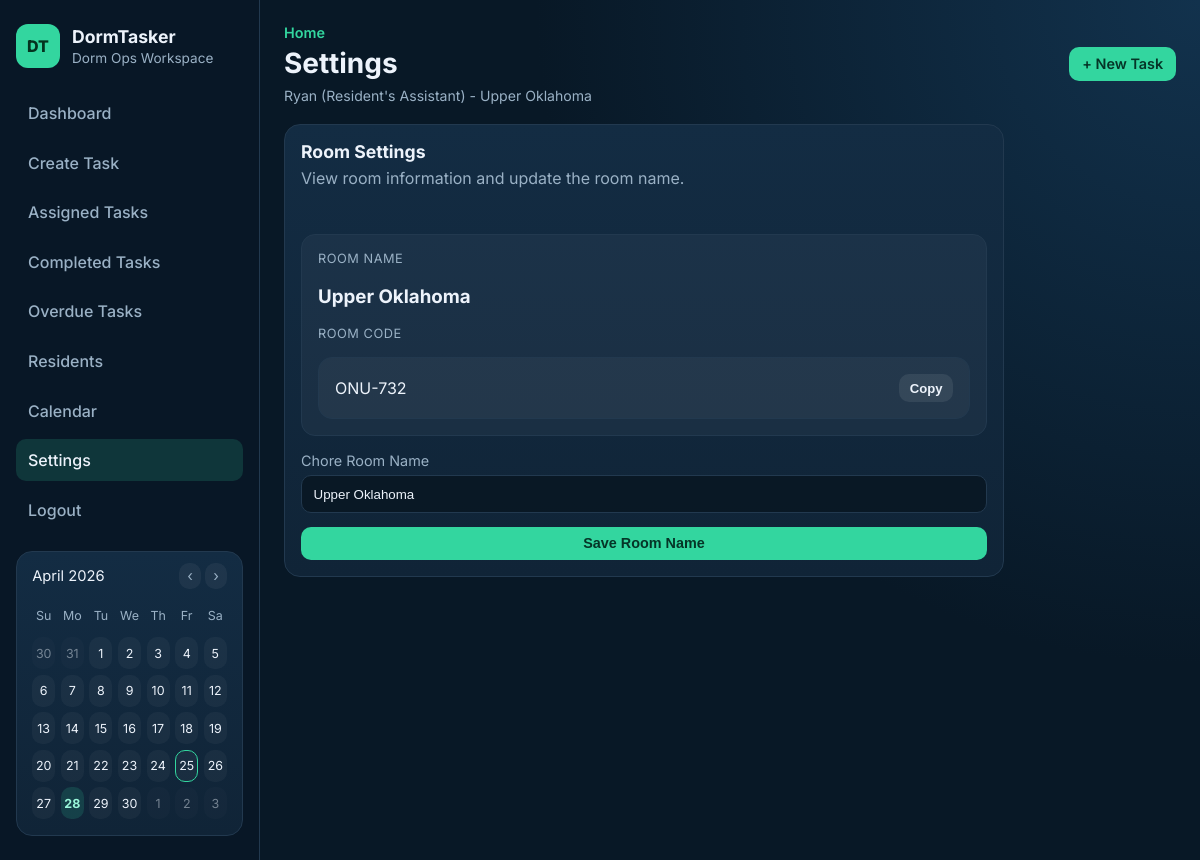
The page /settings (signed in) on the database its author committed.
### tables this page shows
CREATE TABLE users (
            id INTEGER PRIMARY KEY AUTOINCREMENT,
            name TEXT NOT NULL,
            role TEXT NOT NULL CHECK (role IN ('RA', 'Resident'))
        , email TEXT, password_hash TEXT, room_id INTEGER);

CREATE TABLE rooms (
            id INTEGER PRIMARY KEY AUTOINCREMENT,
            room_name TEXT NOT NULL,
            room_code TEXT NOT NULL UNIQUE,
            created_by INTEGER,
            FOREIGN KEY (created_by) REFERENCES users (id)
        );

### app.py (the view, shortened to what this page needs)
@app.route("/settings", methods=["GET", "POST"])
@login_required
def settings():
    room_id = g.current_user["room_id"]
    room = service.get_room(room_id)
    room = service.get_room(room_id)
    return render_template(
        "settings.html",
        page_title="Settings",
        room=room,
        user_role=g.current_user["role"],
    )

### app.py (called while the page is built)
def _format_user_role(role):
    return "Resident's Assistant" if role == "RA" else role

@app.before_request
def load_current_user():
    user_id = session.get("user_id")
    g.current_user = get_user_by_id(user_id) if user_id else None

@app.context_processor
def inject_current_user():
    current_user = g.get("current_user")
    if current_user:
        if current_user["role"] == "RA":
            chore_list = service.get_chores(room_id=current_user["room_id"])
        else:
            chore_list = service.get_resident_chores(current_user["id"], room_id=current_user["room_id"])
        calendar_data = _calendar_context(chore_list)
    else:
        calendar_data = {}
    return {
        "current_user": current_user,
        "current_path": request.path,
        "current_user_role_text": _format_user_role(current_user["role"]) if current_user else None,
        **calendar_data,
    }

### auth.py (called while the page is built)
def login_required(func):
    @wraps(func)
    def wrapper(*args, **kwargs):
        if not session.get("user_id"):
            flash("Please log in to continue.", "error")
            return redirect(url_for("login"))
        return func(*args, **kwargs)
    return wrapper

def get_user_by_id(user_id):
    conn = get_db_connection()
    user = conn.execute(
        """
        SELECT u.id, u.name, u.email, u.role, u.room_id, r.room_name, r.room_code
        FROM users u
        LEFT JOIN rooms r ON u.room_id = r.id
        WHERE u.id = ?
        """,
        (user_id,),
    ).fetchone()
    conn.close()
    return dict(user) if user else None

### database.py (called while the page is built)
def get_db_connection():
    conn = sqlite3.connect(DB_PATH)
    conn.row_factory = sqlite3.Row
    return conn

### models.py (called while the page is built)
    def is_overdue(self):
        if not self.due_date or self.status == "Completed":
            return False
        due = datetime.strptime(self.due_date, "%Y-%m-%d").date()
        return due < date.today()

### services.py (called while the page is built)
    @staticmethod
    def _map_chore(row) -> Chore:
        return Chore(
            id=row["id"],
            title=row["title"],
            description=row["description"] or "",
            due_date=row["due_date"],
            status=row["status"],
        )

    def get_room(self, room_id: int) -> Dict:
        conn = get_db_connection()
        row = conn.execute(
            "SELECT id, room_name, room_code FROM rooms WHERE id = ?",
            (room_id,),
        ).fetchone()
        conn.close()
        if not row:
            raise ValueError(f"Room with id {room_id} was not found.")
        return dict(row)

### templates/settings.html (shortened to what this page needs)
{% extends "base.html" %}
{% block page_title %}Settings{% endblock %}
{% block content %}
    <section class="card-panel settings-grid">
        <div class="panel-head">
            <h3>Room Settings</h3>
            <p>View room information and update the room name.</p>
        </div>
        <div class="room-card">
            <p class="stat-label">Room Name</p>
            <h3>{{ room.room_name }}</h3>
            <p class="stat-label">Room Code</p>
            <div class="code-card">
                <span>{{ room.room_code }}</span>
                {% if user_role == 'RA' %}
                    <button type="button" class="btn btn-soft btn-small" onclick="navigator.clipboard.writeText('{{ room.room_code }}')">Copy</button>
                {% endif %}
            </div>
        </div>
        {% if user_role == 'RA' %}
            <form method="post" class="task-form settings-form">
                <div class="field">
                    <label for="room_name">Chore Room Name</label>
                    <input type="text" id="room_name" name="room_name" value="{{ room.room_name }}" required>
                </div>
                <button class="btn btn-primary" type="submit">Save Room Name</button>
            </form>
        {% endif %}
    </section>
{% endblock %}

### templates/base.html (shortened to what this page needs)
<!DOCTYPE html>
<html lang="en">
<head>
    <link rel="stylesheet" href="{{ url_for('static', filename='style.css') }}">
</head>
<body>
    <div class="app-shell">
        <aside class="sidebar">
            <div class="brand">
                <span class="brand-badge">DT</span>
                <div>
                    <h1>DormTasker</h1>
                    <p>Dorm Ops Workspace</p>
                </div>
            </div>
            <nav class="sidebar-nav">
                {% if current_user %}
                    <a href="{{ url_for('dashboard') }}" class="nav-link{% if current_path == url_for('dashboard') %} active{% endif %}">Dashboard</a>
                    {% if current_user.role == "RA" %}
                        <a href="{{ url_for('create_chore') }}" class="nav-link{% if current_path == url_for('create_chore') %} active{% endif %}">Create Task</a>
                        <a href="{{ url_for('assigned_tasks') }}" class="nav-link{% if current_path == url_for('assigned_tasks') %} active{% endif %}">Assigned Tasks</a>
                        <a href="{{ url_for('completed_tasks') }}" class="nav-link{% if current_path == url_for('completed_tasks') %} active{% endif %}">Completed Tasks</a>
                        <a href="{{ url_for('overdue_tasks') }}" class="nav-link{% if current_path == url_for('overdue_tasks') %} active{% endif %}">Overdue Tasks</a>
                        <a href="{{ url_for('residents') }}" class="nav-link{% if current_path == url_for('residents') %} active{% endif %}">Residents</a>
                        <a href="{{ url_for('calendar_view') }}" class="nav-link{% if current_path == url_for('calendar_view') %} active{% endif %}">Calendar</a>
                        <a href="{{ url_for('settings') }}" class="nav-link{% if current_path == url_for('settings') %} active{% endif %}">Settings</a>
                    {% endif %}
                    <a href="{{ url_for('logout') }}" class="nav-link">Logout</a>
                {% else %}
                    <a href="{{ url_for('login') }}" class="nav-link">Login</a>
                    <a href="{{ url_for('register') }}" class="nav-link">Register</a>
                {% endif %}
            </nav>
            {% if current_user %}
                <section class="sidebar-card sidebar-calendar">
                    <div class="calendar-head">
                        <span>{{ calendar_label }}</span>
                        <div class="calendar-nav">
                            <a href="{{ current_path }}?calendar_month={{ calendar_prev }}">‹</a>
                            <a href="{{ current_path }}?calendar_month={{ calendar_next }}">›</a>
                        </div>
                    </div>
                    <div class="calendar-grid">
                        {% for day in calendar_weekdays %}
                            <span class="calendar-weekday">{{ day }}</span>
                        {% endfor %}
                        {% for cell in calendar_cells %}
                            <span class="calendar-cell{% if cell.month != calendar_month or cell.year != calendar_year %} calendar-muted{% endif %}{% if cell.day in calendar_due_days and cell.month == calendar_month and cell.year == calendar_year %} calendar-has-event{% endif %}{% if cell == calendar_current_date %} calendar-today{% endif %}">{{ cell.day }}</span>
                        {% endfor %}
                    </div>
                </section>
            {% endif %}
        </aside>
        <div class="main-panel">
            <header class="topbar">
                <div>
                    <p class="topbar-eyebrow">Home</p>
                    <h2 class="topbar-title">{% block page_title %}{{ page_title or 'Dashboard' }}{% endblock %}</h2>
                    {% if current_user %}
                        <p class="user-context">
                            {{ current_user.name }} ({{ current_user_role_text }}) - {{ current_user.room_name or "No Room" }}
                        </p>
                    {% endif %}
                </div>
                {% if current_user and current_user.role == "RA" %}
                    <a class="btn btn-primary" href="{{ url_for('create_chore') }}">+ New Task</a>
                {% elif not current_user %}
                    <a class="btn btn-primary" href="{{ url_for('register') }}">Join Dorm Room</a>
                {% endif %}
            </header>
            <main class="content">
                {% block content %}{% endblock %}
            </main>
        </div>
    </div>
</body>
</html>

### static/style.css (style rules this page uses)
:root { --bg: #081826; --bg-soft: #0f2335; --panel: #102437; --panel-alt: #132c43; --text: #edf3fb; --muted: #9ab1c5; --line: #22394f; --accent: #33d69f; --accent-dark: #27b987; --danger: #ff6f7f; --warning: #ffc56f; }
* { box-sizing: border-box; }
body { margin: 0; font-family: "Inter", sans-serif; background: radial-gradient(circle at top right, #12324d 0%, var(--bg) 45%); color: var(--text); }
a { color: inherit; }
.app-shell { min-height: 100vh; display: grid; grid-template-columns: 260px 1fr; }
.sidebar { border-right: 1px solid var(--line); background: rgba(8, 24, 38, 0.9); padding: 1.5rem 1rem; }
.brand { display: flex; gap: 0.75rem; align-items: center; margin-bottom: 1.5rem; }
.brand h1 { margin: 0; font-size: 1.1rem; font-weight: 700; }
.brand p { margin: 0.2rem 0 0; color: var(--muted); font-size: 0.85rem; }
.brand-badge { width: 44px; height: 44px; display: inline-flex; align-items: center; justify-content: center; border-radius: 12px; background: var(--accent); color: #04331f; font-weight: 800; }
.sidebar-nav { display: grid; gap: 0.45rem; }
.nav-link { text-decoration: none; padding: 0.7rem 0.75rem; border-radius: 10px; color: var(--muted); font-weight: 500; }
.nav-link.active { color: var(--text); background: rgba(51, 214, 159, 0.16); }
.sidebar-card { margin-top: 1.25rem; background: linear-gradient(180deg, var(--panel-alt) 0%, var(--panel) 100%); border: 1px solid var(--line); border-radius: 16px; padding: 1rem; }
.sidebar-calendar { padding: 0.95rem; }
.calendar-head { display: flex; justify-content: space-between; gap: 0.75rem; align-items: center; margin-bottom: 0.9rem; font-size: 0.92rem; color: var(--text); }
.calendar-nav a { color: var(--muted); text-decoration: none; padding: 0.25rem 0.5rem; border-radius: 10px; background: rgba(255, 255, 255, 0.05); }
.calendar-grid { display: grid; grid-template-columns: repeat(7, minmax(0, 1fr)); gap: 0.35rem; }
.calendar-weekday, .calendar-cell { display: inline-flex; align-items: center; justify-content: center; min-height: 32px; border-radius: 10px; font-size: 0.78rem; }
.calendar-weekday { color: var(--muted); }
.calendar-cell { background: rgba(255, 255, 255, 0.04); color: var(--text); }
.calendar-muted { opacity: 0.45; }
.calendar-has-event { background: rgba(51, 214, 159, 0.16); color: #9af7da; font-weight: 700; }
.calendar-today { border: 1px solid var(--accent); }
.main-panel { padding: 1.5rem; }
.topbar { display: flex; justify-content: space-between; align-items: center; margin-bottom: 1.25rem; }
.topbar-eyebrow { margin: 0; color: var(--accent); font-size: 0.9rem; font-weight: 600; }
.topbar-title { margin: 0.3rem 0 0; font-size: 1.75rem; }
.user-context { margin: 0.45rem 0 0; color: var(--muted); font-size: 0.88rem; }
.content { max-width: 1050px; }
.stat-card, .card-panel { background: linear-gradient(180deg, var(--panel-alt) 0%, var(--panel) 100%); border: 1px solid var(--line); border-radius: 16px; padding: 1rem; }
.stat-label { margin: 0; color: var(--muted); font-size: 0.8rem; text-transform: uppercase; letter-spacing: 0.04em; }
.card-panel { margin-bottom: 1rem; }
.panel-head h3 { margin: 0; font-size: 1.1rem; }
.panel-head p { color: var(--muted); margin: 0.35rem 0 0.9rem; }
.btn { border: none; border-radius: 10px; padding: 0.52rem 0.8rem; font-size: 0.9rem; text-decoration: none; font-weight: 600; cursor: pointer; display: inline-flex; align-items: center; justify-content: center; }
.btn-primary { background: var(--accent); color: #053527; }
.btn-soft { background: rgba(255, 255, 255, 0.08); color: var(--text); }
.btn-small { padding: 0.4rem 0.65rem; font-size: 0.82rem; }
.room-card, .code-card { background: rgba(255, 255, 255, 0.04); border: 1px solid var(--line); border-radius: 14px; padding: 1rem; margin-top: 1rem; }
.code-card { display: flex; align-items: center; justify-content: space-between; gap: 0.75rem; }
.settings-grid { display: grid; gap: 1rem; max-width: 720px; }
.task-form { display: grid; gap: 0.85rem; }
.field { display: grid; gap: 0.38rem; }
.field label { color: var(--muted); font-size: 0.9rem; }
input, textarea, select { width: 100%; background: rgba(7, 20, 31, 0.76); border: 1px solid var(--line); color: var(--text); border-radius: 10px; padding: 0.66rem 0.72rem; outline: none; }

### rows shown on the page
users: name "Ryan"
rooms: room_name "Upper Oklahoma", room_code "ONU-732"

### other values the page prints
{{ calendar_label }} "April 2026"
{{ day }} "Su" "Mo" "Tu" "We" "Th" "Fr" "Sa"
{{ cell.day }} "30" "31" "1" "2" "3" "4" "5" "6" "7" "8" "9" "10" "11" "12" "13" "14" "15" "16" "17" "18" "19" "20" "21" "22" "23" "24" "25" "26" "27" "28" "29" "30" "1" "2" "3"
{{ current_user_role_text }} "Resident's Assistant"
